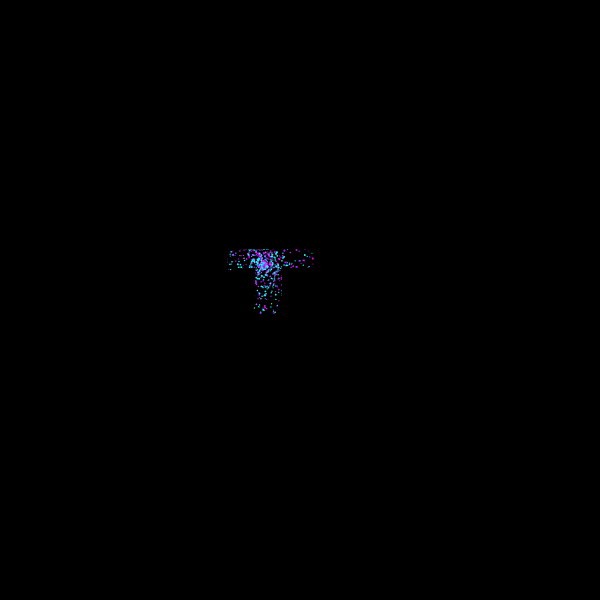
Frame 1 (no input)
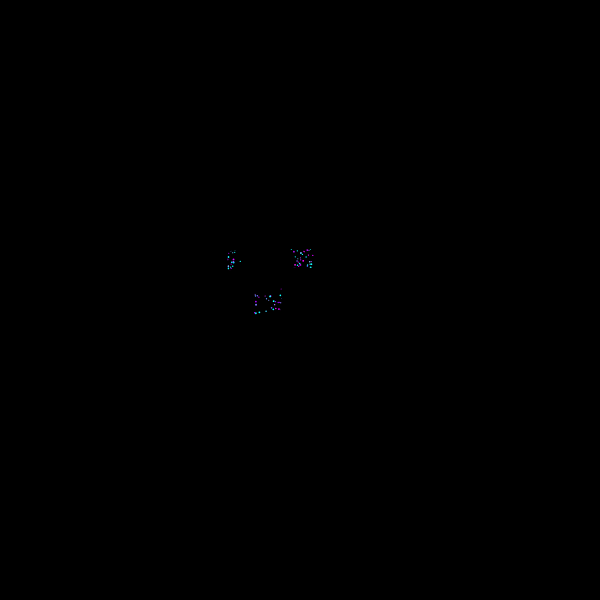
Frame 60 (no input)
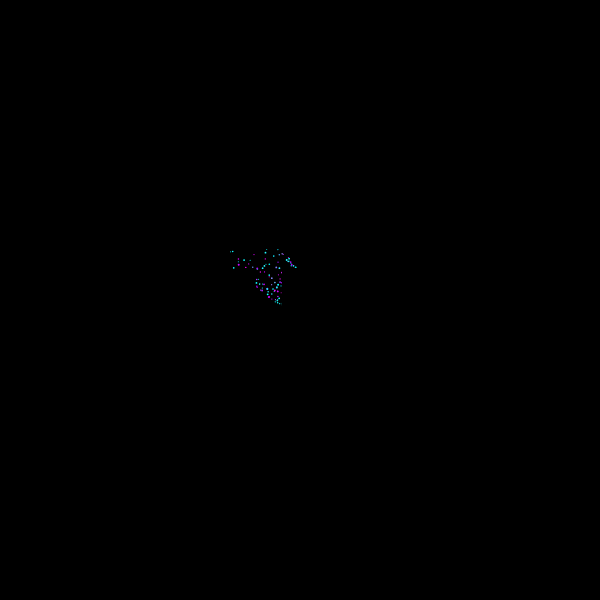
Frame 120 (the mouse pressed at the canvas centre since frame 60)

The p5.js sketch that drew these frames (run headless with seeded random() and noise() and a simulated clock; from frame 60 on, the mouse is pressed at the canvas centre):

// p5.js sketch
// ── sketch.js
let x, y, vx, vy;
const W = 600, H = 600;
const R = 0;
const SPEED = 3;
let angleStep = 30;

let stepSlider, countSlider, lengthSlider, radiusSlider, dampingSlider, blinkSlider;
let maskInp, fontSzSlider, maskBtn, colorBtn;
let ctx;
let maskOn = true;
let colorOn = false;

let SWARM_COUNT = 1000;
let HISTORY_LEN = 100;
let SWARM_RADIUS = 50;
let DAMPING = 0.02;
let BLINK_SPEED = 0.1;

let swarm = [];
let history = [];
let mouseWasIn = false;
let STAR_COLORS = [];

// Mask color palette — two colors blended across 7 steps
const MASK_COLOR_A = hexToRgb('#ff11ff');   // warm red
const MASK_COLOR_B = hexToRgb('#ff1170');  // warm yellow

function mixColor(c1, c2, t) {
  return [
    Math.floor(c1[0] + (c2[0] - c1[0]) * t),
    Math.floor(c1[1] + (c2[1] - c1[1]) * t),
    Math.floor(c1[2] + (c2[2] - c1[2]) * t)
  ];
}

function hexToRgb(h) {
  return [
    parseInt(h.slice(1, 3), 16),
    parseInt(h.slice(3, 5), 16),
    parseInt(h.slice(5, 7), 16)
  ];
}

function buildSwarm() {
  swarm = [];
  for (let i = 0; i < SWARM_COUNT; i++) {
    let offsetDist = random(1, SWARM_RADIUS);
    let col = [...STAR_COLORS[floor(random(STAR_COLORS.length))]];
    let colTarget = STAR_COLORS[floor(random(STAR_COLORS.length))];
    // mask color: random blend between MASK_COLOR_A and MASK_COLOR_B
    let mt = Math.random();
    let maskCol = mixColor(MASK_COLOR_A, MASK_COLOR_B, mt);
    swarm.push({
      delay: floor(map(offsetDist, 1, SWARM_RADIUS, 1, HISTORY_LEN)),
      offsetAngle: random(TWO_PI),
      offsetDist: offsetDist,
      r: random(0.5, 1),
      rotSpeed: random(0.0005, 0.0002),
      speed: random(0.0002, 0.0008),
      col: col,
      colTarget: colTarget,
      maskCol: maskCol,
      brightness: random(0.3, 1),
      brightnessTarget: random(0.3, 0.9)
    });
  }
}

function makeLabel(txt, x, y) {
  let l = createP(txt);
  l.position(x, y);
  l.style('color', '#ccc');
  l.style('font-family', 'sans-serif');
  l.style('font-size', '12px');
  l.style('margin', '0');
  return l;
}

function setup() {
  let canvas = createCanvas(W, H);
  canvas.position(0, 0);
  ctx = drawingContext;

  let COLD_A = hexToRgb('#06b8ff');
  let COLD_B = hexToRgb('#06f7ff');
  let WARM_A = hexToRgb('#bf00ff');
  let WARM_B = hexToRgb('#7f00ff');
  for (let i = 0; i < 7; i++) {
    let t = i / 6;
    STAR_COLORS.push(mixColor(COLD_A, COLD_B, t));
    STAR_COLORS.push(mixColor(WARM_A, WARM_B, t));
  }

  let sx = W + 16;
  let sw = '140px';
  let gap = 44;
  let top = 10;

  radiusSlider = createSlider(20, 1000, 50, 5);
  radiusSlider.position(sx, top + 18);
  radiusSlider.style('width', sw);
  var lRadius = makeLabel('Radius: 50', sx, top);
  radiusSlider.input(() => lRadius.html('Radius: ' + radiusSlider.value()));

  countSlider = createSlider(100, 10000, 1000, 100);
  countSlider.position(sx, top + gap + 18);
  countSlider.style('width', sw);
  var lCount = makeLabel('Count: 1000', sx, top + gap);
  countSlider.input(() => lCount.html('Count: ' + countSlider.value()));

  lengthSlider = createSlider(50, 1000, 100, 50);
  lengthSlider.position(sx, top + gap * 2 + 18);
  lengthSlider.style('width', sw);
  var lLength = makeLabel('Length: 100', sx, top + gap * 2);
  lengthSlider.input(() => lLength.html('Length: ' + lengthSlider.value()));

  dampingSlider = createSlider(1, 1000, 20, 1);
  dampingSlider.position(sx, top + gap * 3 + 18);
  dampingSlider.style('width', sw);
  var lDamping = makeLabel('Damping: 0.020', sx, top + gap * 3);
  dampingSlider.input(() => lDamping.html('Damping: ' + (dampingSlider.value() / 1000).toFixed(3)));

  blinkSlider = createSlider(1, 100, 10, 1);
  blinkSlider.position(sx, top + gap * 4 + 18);
  blinkSlider.style('width', sw);
  var lBlink = makeLabel('Blink: 0.10', sx, top + gap * 4);
  blinkSlider.input(() => lBlink.html('Blink: ' + (blinkSlider.value() / 100).toFixed(2)));

  stepSlider = createSlider(5, 90, 30, 5);
  stepSlider.position(sx, top + gap * 5 + 18);
  stepSlider.style('width', sw);
  var lStep = makeLabel('Angle step: 30', sx, top + gap * 5);
  stepSlider.input(() => lStep.html('Angle step: ' + stepSlider.value()));

  makeLabel('Mask text', sx, top + gap * 6);

  maskInp = createElement('textarea');
maskInp.attribute('rows', '3');
maskInp.value('π');
maskInp.position(sx, top + gap * 6 + 16);
maskInp.style('width', '68px');
maskInp.style('font-size', '14px');
maskInp.style('font-weight', 'bold');
maskInp.style('padding', '2px 4px');
maskInp.style('background', '#222');
maskInp.style('color', '#ccc');
maskInp.style('border', '1px solid #555');
maskInp.style('resize', 'none');
maskInp.style('line-height', '1.3');

  maskBtn = createButton('ON');
  maskBtn.position(sx + 76, top + gap * 6 + 16);
  maskBtn.style('background', '#222');
  maskBtn.style('color', '#0f0');
  maskBtn.style('border', '1px solid #555');
  maskBtn.style('padding', '2px 5px');
  maskBtn.style('cursor', 'pointer');
  maskBtn.style('font-size', '12px');
  maskBtn.style('height', '23px');
  maskBtn.mousePressed(() => {
    maskOn = !maskOn;
    maskBtn.html(maskOn ? 'ON' : 'OFF');
    maskBtn.style('color', maskOn ? '#0f0' : '#f44');
  });

  colorBtn = createButton('color');
  colorBtn.position(sx + 112, top + gap * 6 + 16);
  colorBtn.style('background', '#222');
  colorBtn.style('color', '#888');
  colorBtn.style('border', '1px solid #555');
  colorBtn.style('padding', '2px 5px');
  colorBtn.style('cursor', 'pointer');
  colorBtn.style('font-size', '12px');
  colorBtn.style('height', '23px');
  colorBtn.mousePressed(() => {
    colorOn = !colorOn;
    colorBtn.style('color', colorOn ? '#fa0' : '#888');
  });

  fontSzSlider = createSlider(20, 400, 200, 1);
  fontSzSlider.position(sx, top + gap * 7 + 68);
  fontSzSlider.style('width', sw);
  var lFont = makeLabel('Font size: 200', sx, top + gap * 7+50);
  fontSzSlider.input(() => lFont.html('Font size: ' + fontSzSlider.value()));

  x = W / 2;
  y = H / 2;
  let angle = radians(45);
  vx = SPEED * cos(angle);
  vy = SPEED * sin(angle);

  buildSwarm();
}

function snapAngle(angle) {
  let deg = degrees(angle);
  deg = ((deg % 360) + 360) % 360;
  let snapped = round(deg / angleStep) * angleStep;
  return radians(snapped);
}

function reflectAndSnap(vx, vy, axis) {
  let angle = atan2(vy, vx);
  let speed = sqrt(vx * vx + vy * vy);
  let newAngle;
  if (axis === 'x') {
    newAngle = PI - angle;
  } else {
    newAngle = -angle;
  }
  newAngle = snapAngle(newAngle);
  let deg = ((degrees(newAngle) % 360) + 360) % 360;
  if (deg % 90 === 0) {
    newAngle += radians(angleStep / 2);
  }
  return {
    vx: speed * cos(newAngle),
    vy: speed * sin(newAngle)
  };
}

function mouseInCanvas() {
  return mouseX >= 0 && mouseX <= W && mouseY >= 0 && mouseY <= H;
}

// Build text mask canvas — returns ImageData for pixel lookup
function buildTextMask(maskText, fontSize) {
  let txtCnv = document.createElement('canvas');
  txtCnv.width  = W;
  txtCnv.height = H;
  let tctx = txtCnv.getContext('2d');
  let lines = maskText.split('\n');
  let lineHeight = fontSize * 1.1;
  let startY = H / 2 - (lines.length * lineHeight) / 2 + lineHeight / 2;
  tctx.fillStyle    = '#fff';
  tctx.font         = `bold ${fontSize}px Arial`;
  tctx.textAlign    = 'center';
  tctx.textBaseline = 'middle';
  for (let i = 0; i < lines.length; i++) {
    tctx.fillText(lines[i], W / 2, startY + i * lineHeight);
  }
  return tctx.getImageData(0, 0, W, H);
}

function isInsideMask(imageData, px, py) {
  let ix = Math.floor(px);
  let iy = Math.floor(py);
  if (ix < 0 || ix >= W || iy < 0 || iy >= H) return false;
  // check alpha channel
  return imageData.data[(iy * W + ix) * 4 + 3] > 128;
}

function drawSwarmToCanvas(targetCtx, maskImageData) {
  for (let s of swarm) {
    s.speed += (s.rotSpeed - s.speed) * DAMPING;
    s.offsetAngle += s.speed;

    s.brightness += (s.brightnessTarget - s.brightness) * BLINK_SPEED;
    if (abs(s.brightness - s.brightnessTarget) < 0.02) {
      s.brightnessTarget = random(0.3, 0.9);
    }

    s.col[0] += (s.colTarget[0] - s.col[0]) * BLINK_SPEED;
    s.col[1] += (s.colTarget[1] - s.col[1]) * BLINK_SPEED;
    s.col[2] += (s.colTarget[2] - s.col[2]) * BLINK_SPEED;
    if (abs(s.col[0] - s.colTarget[0]) < 1 &&
        abs(s.col[1] - s.colTarget[1]) < 1 &&
        abs(s.col[2] - s.colTarget[2]) < 1) {
      s.colTarget = STAR_COLORS[floor(random(STAR_COLORS.length))];
    }

    let idx = max(0, history.length - s.delay);
    let pos = history[idx];
    let sx = pos.x + cos(s.offsetAngle) * s.offsetDist;
    let sy = pos.y + sin(s.offsetAngle) * s.offsetDist;

    let b = s.brightness+0.75;
    let r, g, bl;

    // if color mode on and mask provided, check if inside letter
    if (colorOn && maskImageData && isInsideMask(maskImageData, sx, sy)) {
      let mc = s.maskCol;
      r  = mc[0] * b;
      g  = mc[1] * b;
      bl = mc[2] * b;
    } else {
      r  = s.col[0] * b;
      g  = s.col[1] * b;
      bl = s.col[2] * b;
    }

    targetCtx.beginPath();
    targetCtx.arc(sx, sy, s.r, 0, Math.PI * 2);
    targetCtx.fillStyle = `rgb(${r}, ${g}, ${bl})`;
    targetCtx.fill();
  }
}

function draw() {
  angleStep = stepSlider.value();
  DAMPING = dampingSlider.value() / 1000;
  BLINK_SPEED = blinkSlider.value() / 100;

  let newCount  = countSlider.value();
  let newLen    = lengthSlider.value();
  let newRadius = radiusSlider.value();

  if (newCount !== SWARM_COUNT || newLen !== HISTORY_LEN || newRadius !== SWARM_RADIUS) {
    SWARM_COUNT  = newCount;
    HISTORY_LEN  = newLen;
    SWARM_RADIUS = newRadius;
    buildSwarm();
  }

  if (mouseInCanvas()) {
    if (!mouseWasIn) {
      for (let s of swarm) s.speed = random(0.01, 0.04);
    }
    mouseWasIn = true;
    x = lerp(x, mouseX, 0.12);
    y = lerp(y, mouseY, 0.12);
  } else {
    mouseWasIn = false;
    x += vx;
    y += vy;
    if (x - R < 0) {
      x = R;
      ({ vx, vy } = reflectAndSnap(vx, vy, 'x'));
    } else if (x + R > W) {
      x = W - R;
      ({ vx, vy } = reflectAndSnap(vx, vy, 'x'));
    }
    if (y - R < 0) {
      y = R;
      ({ vx, vy } = reflectAndSnap(vx, vy, 'y'));
    } else if (y + R > H) {
      y = H - R;
      ({ vx, vy } = reflectAndSnap(vx, vy, 'y'));
    }
  }

  history.push({ x, y });
  if (history.length > HISTORY_LEN) history.shift();

  let maskText = maskInp.elt.value || 'БАЙ';
  let fontSize = fontSzSlider.value();

  // Build text mask image data once per frame (needed for color mode)
  let maskImageData = (maskOn || colorOn) ? buildTextMask(maskText, fontSize) : null;

  // Draw swarm to offscreen canvas, passing mask for color detection
  let swarmCnv = document.createElement('canvas');
  swarmCnv.width  = W;
  swarmCnv.height = H;
  let sctx = swarmCnv.getContext('2d');
  sctx.fillStyle = '#000';
  sctx.fillRect(0, 0, W, H);
  drawSwarmToCanvas(sctx, maskImageData);

  if (maskOn) {
    // Redraw text mask onto composite canvas
    let txtCnv = document.createElement('canvas');
    txtCnv.width  = W;
    txtCnv.height = H;
    let tctx = txtCnv.getContext('2d');
    let lines = maskText.split('\n');
    let lineHeight = fontSize * 1.1;
    let startY = H / 2 - (lines.length * lineHeight) / 2 + lineHeight / 2;
    tctx.fillStyle    = '#fff';
    tctx.font         = `bold ${fontSize}px Arial`;
    tctx.textAlign    = 'center';
    tctx.textBaseline = 'middle';
    for (let i = 0; i < lines.length; i++) {
      tctx.fillText(lines[i], W / 2, startY + i * lineHeight);
    }
    tctx.globalCompositeOperation = 'source-in';
    tctx.drawImage(swarmCnv, 0, 0);
    ctx.fillStyle = '#000';
    ctx.fillRect(0, 0, W, H);
    ctx.drawImage(txtCnv, 0, 0);
  } else {
    ctx.fillStyle = '#000';
    ctx.fillRect(0, 0, W, H);
    ctx.drawImage(swarmCnv, 0, 0);
  }
}
